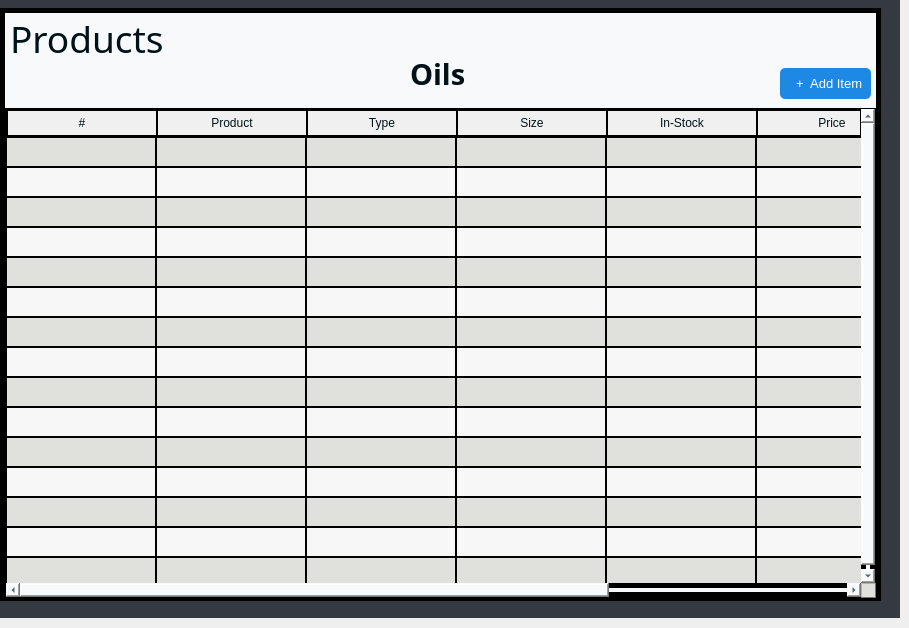
     <widget class="QWidget" name="prodOilsStackedWidget">
      <widget class="QWidget" name="widget_6" native="true">
       <property name="geometry">
        <rect>
         <x>0</x>
         <y>-1</y>
         <width>900</width>
         <height>619</height>
        </rect>
       </property>
       <property name="styleSheet">
        <string notr="true">background-color: rgb(52, 58, 64);</string>
       </property>
       <widget class="QWidget" name="widget_7" native="true">
        <property name="geometry">
         <rect>
          <x>0</x>
          <y>9</y>
          <width>881</width>
          <height>593</height>
         </rect>
        </property>
        <property name="styleSheet">
         <string notr="true">background-color: rgb(248, 249, 250);
border:5px solid  ;
color: rgb(0, 18, 25);</string>
        </property>
        <widget class="QLabel" name="dashboardLabel_4">
         <property name="geometry">
          <rect>
           <x>10</x>
           <y>10</y>
           <width>181</width>
           <height>41</height>
          </rect>
         </property>
         <property name="font">
          <font>
           <family>Segoe UI Light</family>
           <pointsize>28</pointsize>
          </font>
         </property>
         <property name="styleSheet">
          <string notr="true">border: none;</string>
         </property>
         <property name="text">
          <string>Products</string>
         </property>
        </widget>
        <widget class="QLabel" name="dashboardLabel_5">
         <property name="geometry">
          <rect>
           <x>410</x>
           <y>40</y>
           <width>121</width>
           <height>51</height>
          </rect>
         </property>
         <property name="font">
          <font>
           <family>Segoe UI Semibold</family>
           <pointsize>22</pointsize>
           <weight>75</weight>
           <bold>true</bold>
          </font>
         </property>
         <property name="styleSheet">
          <string notr="true">border:none;</string>
         </property>
         <property name="text">
          <string>Oils</string>
         </property>
        </widget>
        <widget class="QTableWidget" name="oilsTableWidget">
         <property name="geometry">
          <rect>
           <x>5</x>
           <y>100</y>
           <width>871</width>
           <height>490</height>
          </rect>
         </property>
         <property name="font">
          <font>
           <pointsize>12</pointsize>
          </font>
         </property>
         <property name="cursor" stdset="0">
          <cursorShape>PointingHandCursor</cursorShape>
         </property>
         <property name="focusPolicy">
          <enum>Qt::NoFocus</enum>
         </property>
         <property name="styleSheet">
          <string notr="true">QWidget{
border: 1px solid black;
background-color: #e0e1dd;

}
/* QTableWidget items (cells) */
QTableWidget::item {
    border:1px solid black;
}

/* QTableWidget headers */
QHeaderView::section {
    border: 1px solid black;
    background: rgb(240, 240, 240); /* Optional: Header background color */
    padding: 4px;
}

/* Vertical scrollbar */
QScrollBar:vertical {
    border: 2px solid black;
    background: rgb(52, 58, 64); /* Scrollbar background color */
    width: 13px;
    margin: 0px 0px 0px 0px;
}

QScrollBar::handle:vertical {
    background: #000000; /* Scrollbar handle color */
    border: 1px solid white;
    border-radius: 4px;
    min-height: 15px;
}

QScrollBar::add-line:vertical {
    background: #000000; /* Down button color */
    height: 20px;
    subcontrol-position: bottom;
    subcontrol-origin: margin;
}

QScrollBar::sub-line:vertical {
    background: #000000; /* Up button color */
    height: 20px;
    subcontrol-position: top;
    subcontrol-origin: margin;
}

QScrollBar::up-arrow:vertical, QScrollBar::down-arrow:vertical {
    border: 1px solid grey;
    width: 5px;
    height: 5px;
    background: white;
}

QScrollBar::add-page:vertical, QScrollBar::sub-page:vertical {
    background: none;
}

/* Horizontal scrollbar */
QScrollBar:horizontal {
    border: 2px solid black;
    background: rgb(52, 58, 64); /* Scrollbar background color */
    height: 13px;
    margin: 0px 0px 0px 0px;
}

QScrollBar::handle:horizontal {
    background: #000000; /* Scrollbar handle color */
    border: 1px solid white;
    border-radius: 4px;
    min-width: 20px;
}

QScrollBar::add-line:horizontal {
    background: #000000; /* Right button color */
    width: 20px;
    subcontrol-position: right;
    subcontrol-origin: margin;
}

QScrollBar::sub-line:horizontal {
    background: #000000; /* Left button color */
    width: 20px;
    subcontrol-position: left;
    subcontrol-origin: margin;
}

QScrollBar::left-arrow:horizontal, QScrollBar::right-arrow:horizontal {
    border: 1px solid grey;
    width: 3px;
    height: 3px;
    background: white;
}

QScrollBar::add-page:horizontal, QScrollBar::sub-page:horizontal {
    background: none;
}

</string>
         </property>
         <property name="editTriggers">
          <set>QAbstractItemView::DoubleClicked|QAbstractItemView::SelectedClicked</set>
         </property>
         <property name="tabKeyNavigation">
          <bool>false</bool>
         </property>
         <property name="showDropIndicator" stdset="0">
          <bool>false</bool>
         </property>
         <property name="dragDropOverwriteMode">
          <bool>false</bool>
         </property>
         <property name="alternatingRowColors">
          <bool>true</bool>
         </property>
         <property name="selectionMode">
          <enum>QAbstractItemView::SingleSelection</enum>
         </property>
         <property name="selectionBehavior">
          <enum>QAbstractItemView::SelectRows</enum>
         </property>
         <property name="verticalScrollMode">
          <enum>QAbstractItemView::ScrollPerPixel</enum>
         </property>
         <property name="horizontalScrollMode">
          <enum>QAbstractItemView::ScrollPerPixel</enum>
         </property>
         <property name="showGrid">
          <bool>false</bool>
         </property>
         <property name="rowCount">
          <number>15</number>
         </property>
         <attribute name="horizontalHeaderDefaultSectionSize">
          <number>150</number>
         </attribute>
         <attribute name="horizontalHeaderShowSortIndicator" stdset="0">
          <bool>true</bool>
         </attribute>
         <attribute name="horizontalHeaderStretchLastSection">
          <bool>true</bool>
         </attribute>
         <attribute name="verticalHeaderVisible">
          <bool>false</bool>
         </attribute>
         <row/>
         <row/>
         <row/>
         <row/>
         <row/>
         <row/>
         <row/>
         <row/>
         <row/>
         <row/>
         <row/>
         <row/>
         <row/>
         <row/>
         <row/>
         <column>
          <property name="text">
           <string>#</string>
          </property>
         </column>
         <column>
          <property name="text">
           <string>Product</string>
          </property>
         </column>
         <column>
          <property name="text">
           <string>Type</string>
          </property>
         </column>
         <column>
          <property name="text">
           <string>Size</string>
          </property>
         </column>
         <column>
          <property name="text">
           <string>In-Stock</string>
          </property>
         </column>
         <column>
          <property name="text">
           <string>Price</string>
          </property>
         </column>
         <column>
          <property name="text">
           <string>Supplier</string>
          </property>
         </column>
         <column>
          <property name="text">
           <string>Action</string>
          </property>
         </column>
        </widget>
        <widget class="QPushButton" name="oilsAddProdButton">
         <property name="geometry">
          <rect>
           <x>780</x>
           <y>60</y>
           <width>91</width>
           <height>31</height>
          </rect>
         </property>
         <property name="cursor">
          <cursorShape>PointingHandCursor</cursorShape>
         </property>
         <property name="styleSheet">
          <string notr="true">QPushButton {
				color: white;
                border: none;
                font-size: 13px;
                border-radius: 5px;
                background-color: #1e88e5;
            }
            QPushButton:hover {
                background-color: #1976d2;
            }
            QPushButton:pressed {
                background-color: #1e88e5;
            }</string>
         </property>
         <property name="text">
          <string>  +  Add Item</string>
         </property>
        </widget>
       </widget>
      </widget>
     </widget>
